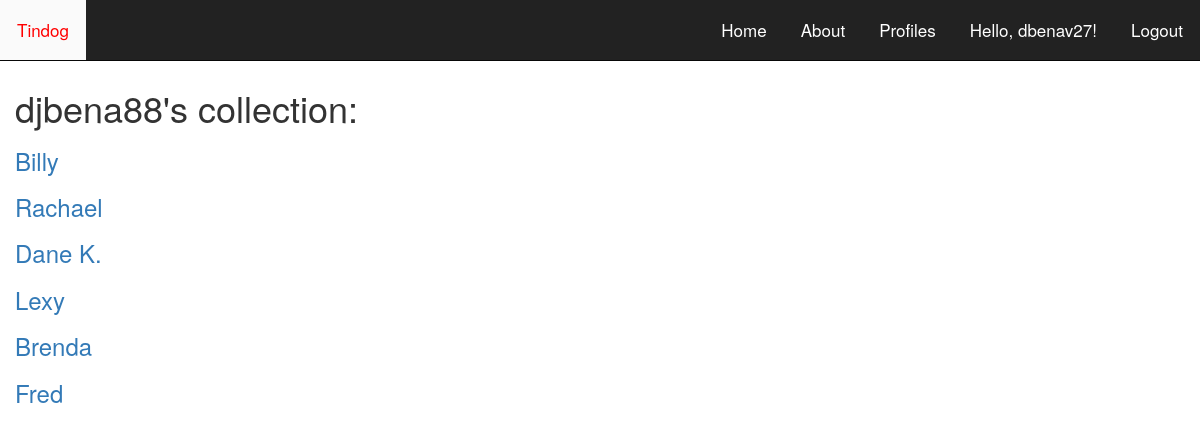
The page /user/djbena88/ (signed in) on the database its author committed.
### main_app/models.py (models this page shows, shortened)
class Treasure(models.Model):
    user = models.ForeignKey(User)
    name = models.CharField(max_length=100)
    age = models.DecimalField(max_digits=10, decimal_places=0)
    gender = models.CharField(max_length=100)
    location = models.CharField(max_length=100)
    about = models.CharField(max_length=100, default='')
    dog = models.CharField(max_length=100, default='')
    breed = models.CharField(max_length=100, default='')
    likes = models.IntegerField(default=0)
    image = models.ImageField(upload_to='treasure_images',
                               default='')

### main_app/views.py (the view)
# urls.py: url(r'^user/(\w+)/$', views.profile, name='profile'),
def profile(request, username):
    user = User.objects.get(username=username)
    treasures = Treasure.objects.filter(user=user)
    return render(request, 'profile.html', {'username': username, 'treasures': treasures})

### main_app/templates/profile.html
{% extends 'base.html' %}
{% load staticfiles %}
{% block content %}
<h1>{{ username }}'s collection:</h1>
{% for treasure in treasures %}
<a href="/{{treasure.id}}">
  <h3>{{ treasure.name }}</h3>
</a>
{% endfor %}
{% endblock %}

### main_app/templates/base.html (shortened to what this page needs)
{% load staticfiles %}
<!DOCTYPE html>
<html>
<head>
  <link rel="stylesheet" type="text/css" href="{% static 'bootstrap.min.css' %}" / />
  <link rel="stylesheet" type="text/css" href="{% static 'style.css' %}" / />
</head>
<body>
    <nav class="navbar navbar-inverse navbar-fixed-top">
      <div class="navbar-header">
        <ul class="nav navbar-nav pull-left">
          <li><a href="tindog">Tindog</a></li>
      </div>
      <div>
        <ul class="nav navbar-nav pull-right">
          <li><a href="/">Home</a></li>
          <li><a href="/about">About</a></li>
          <li><a href="/profiles">Profiles</a></li>
          {% if user.is_authenticated %}
          <li><a href="{% url 'profile' user.username %}">Hello, {{ user.username }}!</a> </li>
          <li><a href="{% url 'logout' %}">Logout</a></li>
          {% else %}
          <a href="{% url 'login' %}">Login</a> {% endif %}
        </ul>
      </div>
    </nav>
  <div class="container-fluid">
      {% block content %} {% endblock %}
    </div>
</body>
</html>

### main_app/static/style.css (style rules this page uses)
.container-fluid { padding-top: 68px; }
.navbar-inverse .navbar-nav>li>a { color: #fff; position: relative; display: inline-block; font-size: 17px; line-height: 60px; padding: 0 1em; -webkit-transition: all .3s ease; }
a { text-decoration: none; }

### rows shown on the page
Treasure: name "Billy"
Treasure: name "Rachael"
Treasure: name "Dane K."
Treasure: name "Lexy"
Treasure: name "Brenda"
Treasure: name "Fred"

### other values the page prints
{{ user.username }} "dbenav27"
{{ username }} "djbena88"
